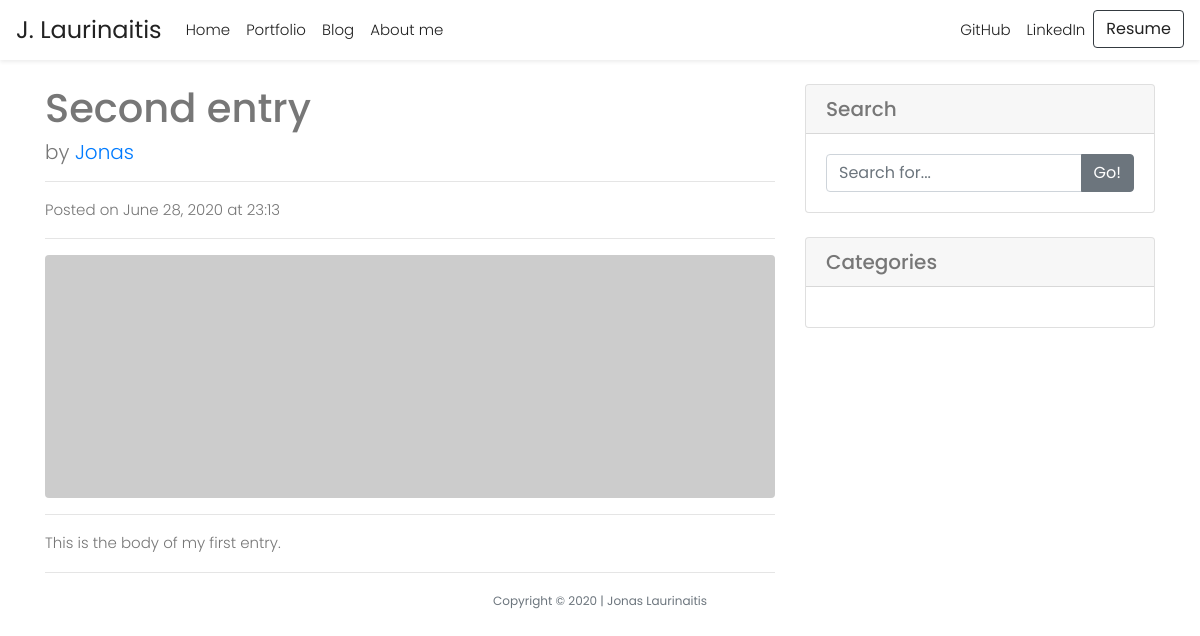
Page /posts/second-entry/ on the earlier database version.
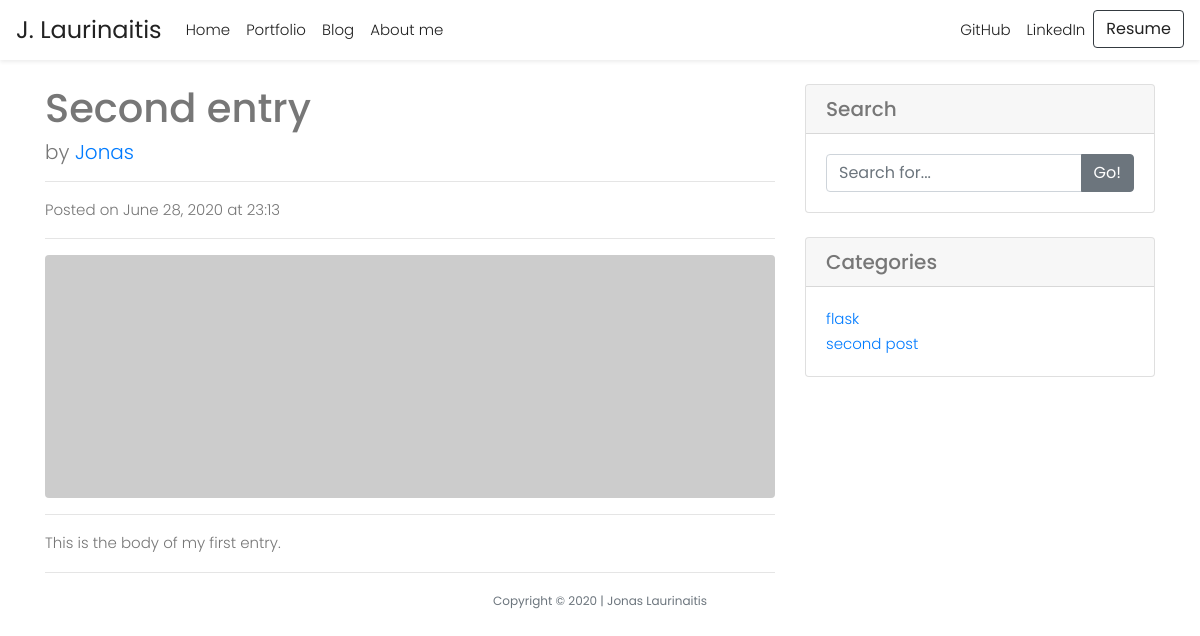
Same page on the later database version.
### models.py (models this page shows, shortened)
class Entry(db.Model):
    STATUS_PUBLIC = 0
    STATUS_DRAFT = 1
    id = db.Column(db.Integer, primary_key=True)
    title = db.Column(db.String(100))
    slug = db.Column(db.String(100))
    body = db.Column(db.Text)
    status = db.Column(db.SmallInteger, default=STATUS_PUBLIC)
    created_timestamp = db.Column(db.DateTime, default=datetime.utcnow)
    modified_timestamp = db.Column(
        db.DateTime,
        default=datetime.now(),
        onupdate=datetime.now())
    tags = db.relationship('Tag', secondary=entry_tags,
        backref=db.backref('entries', lazy='dynamic'))

class Tag(db.Model):
    id = db.Column(db.Integer, primary_key=True)
    name = db.Column(db.String(64))
    slug = db.Column(db.String(64), unique=True)

### entries/blueprint.py (the view)
@entries.route('/<slug>/')
def detail(slug):
    entry = Entry.query.filter(Entry.slug == slug).first_or_404()
    return render_template('entries/detail.html', entry=entry, title="Blog Post - " + entry.title)

### entries/templates/entries/detail.html (shortened to what this page needs)
{% extends "layout.html" %}
{% block main %}
<div class="container">
    <div class="row">
        <div class="col-md-8">
            <h1 class="mt-4">{{entry.title}}</h1>
            <p class="lead"> by <a href="{{ url_for('about')}}">Jonas</a></p>
            <hr>
            <p>Posted on {{ entry.created_timestamp.strftime('%B %d, %Y') }} at
            {{ entry.created_timestamp.strftime('%H:%M') }}</p>
            <hr>
            <img class="img-fluid rounded" src="http://placehold.it/900x300" alt="{{ entry.title }}">
            <hr>
            <p class=>{{ entry.body }}</p>
            <hr>
        </div>
        <div class="col-md-4">
            <div class="card my-4">
                <h5 class="card-header">Search</h5>
                <div class="card-body">
                    <div class="input-group">
                        <input type="text" class="form-control" placeholder="Search for...">
                        <span class="input-group-append">
                            <button class="btn btn-secondary" type="button">Go!</button>
                        </span>
                    </div>
                </div>
            </div>
            <div class="card my-4">
                <h5 class="card-header">Categories</h5>
                <div class="card-body">
                    <ul class="list-unstyled mb-0">
                        {% for tag in entry.tags %}
                            <li><a href="{{ url_for('entries.tag_detail', slug=tag.slug)
                            }}">{{ tag.name }}</a></li>
                        {% endfor %}
                    </ul>
                </div>
                </div>
            </div>
        </div>
    </div>
{% endblock %}

### templates/layout.html (shortened to what this page needs)
<!doctype html>
<html lang="en">
<head>
  <link rel="stylesheet" href="/static/styles/bootstrap.css">
  <link rel="stylesheet" type="text/css" href="{{ url_for('static', filename='/styles/main.css') }}">
</head>
<body>
  {% include 'includes/_navbar.html' %}
  <main>
    {% block main %}{% endblock %}
  </main>
  <footer class="small text-center text-muted">
    <p class="copyright">Copyright &copy; 2020 | Jonas Laurinaitis</p>
  </footer>
</body>
</html>

### templates/includes/_navbar.html (shortened to what this page needs)
<nav id="nav" class="navbar navbar-expand-md sticky-top">
    <a id="logo" class="navbar-brand" href="{{ url_for('index') }}">J. Laurinaitis</a>
    <div class="collapse navbar-collapse" id="navbarNav">
      <ul class="navbar-nav">
        <li class="nav-item active">
          <a class="nav-link" href="{{ url_for('index') }}">Home</a>
        </li>
        <li class="nav-item">
          <a class="nav-link" href="#">Portfolio</a>
        </li>
        <li class="nav-item">
          <a class="nav-link" href="{{ url_for('entries.index') }}">Blog</a>
        </li>
        <li class="nav-item">
          <a class="nav-link" href="{{ url_for('about') }}">About me</a>
        </li>
      </ul>
      <ul class="navbar-nav ml-auto">
        <li class="nav-item">
          <a target="_blank" class="nav-link" id="" href="https://github.com/JonasLauri">GitHub</a>
        </li>
        <li class="nav-item">
          <a target="_blank" class="nav-link" id="" href="https://www.linkedin.com/in/jonaslaurinaitis/">LinkedIn</a>
        </li>
        <li class="nav-item">
          <a target="_blank" class="btn btn-outline-dark" role="button" id="resumeBtn"
            href="#">Resume</a>
        </li>
      </ul>
    </div>
  </nav>

### static/styles/main.css (style rules this page uses)
body { background-color: #ffffff; color: #777777; font-family: "Poppins", serif; font-size: 15px; font-weight: 300; line-height: 1.625em; position: relative; }
#nav { background-color: #ffffff; padding-top: 10px; padding-bottom: 10px; -webkit-box-shadow: 0 0.125rem 0.25rem rgba(0, 0, 0, 0.075) !important; box-shadow: 0 0.125rem 0.25rem rgba(0, 0, 0, 0.075) !important; }
#nav a { text-decoration: none; color: #222222; }
#nav #logo { font-family: "Poppins", sans-serif; font-size: 24px; font-weight: 400; }

Differences in the rows shown:
added Tag: name "flask"
added Tag: name "second post"
